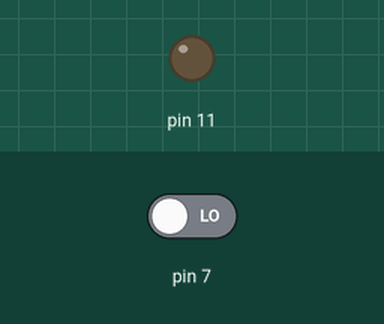
This sketch was run on a simulated Arduino Uno, built with avr-gcc and run on an emulated ATmega328P. Parts: output pins drawn as LEDs (lit = HIGH). The test bench sets the inputs (shaded band); at power-on: pin 7 LOW.

Above: at 1.2 s.
1.3 s: pin 7 driven HIGH
At 1.6 s:
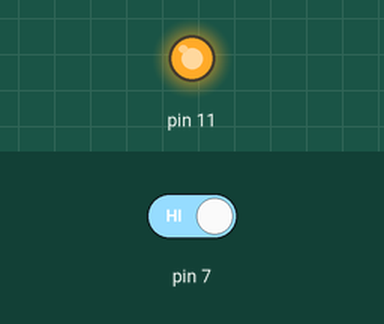
2.8 s: pin 7 driven LOW
At 4.0 s:
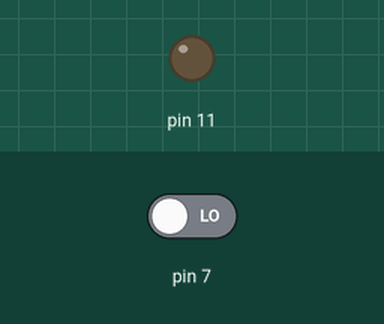
Timing chart, 0 to 5.8 s (numbered marks = the images above; inputs shaded):
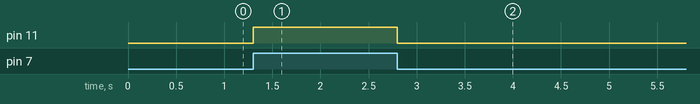

The sketch:

buttonlight.ino
```cpp
void setup() {
  // put your setup code here, to run once:
 pinMode(11, OUTPUT);
 pinMode(7, INPUT);
}

void loop() {
  // put your main code here, to run repeatedly:
 int stareButon = digitalRead(7);
 if (stareButon == 1) {
       digitalWrite(11, HIGH);
 } else {
      digitalWrite(11, LOW);
 }
}
```

Measured:
- after the input at 1.3 s, pin 11: LOW → HIGH at once
- after the input at 2.8 s, pin 11: HIGH → LOW at once
